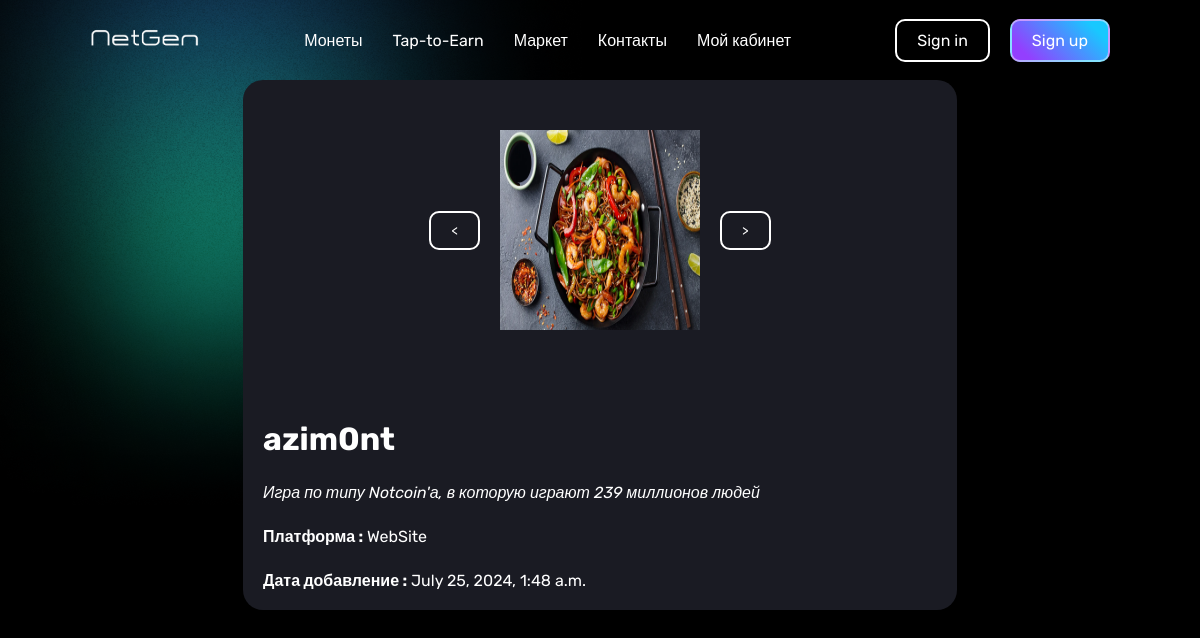
Screenshot of /tap-to-earn/game-details/game-4 with the database file from the repository.
### tap_to_earn/models.py (models this page shows, shortened)
class GameImage(models.Model):
    game = models.ForeignKey('Games', on_delete=models.CASCADE)
    image = models.ImageField(upload_to='games-icon/', default='games-icon/default.jpg')

class Games(models.Model):
    PLATFORM_CHOICES = [
        ('Telegram', 'Telegram'),
        ('WebSite', 'WebSite'),
        ('Mobile app', 'Mobile app')
    ]
    name = models.CharField(max_length=50)
    platform = models.CharField(max_length=10, choices=PLATFORM_CHOICES)
    about = models.CharField(max_length=250)
    link = models.CharField(max_length=250)
    added_date = models.DateTimeField(auto_now_add=True)
    images = models.ManyToManyField(GameImage)
    author_of_post = models.ForeignKey(User, on_delete=models.CASCADE)
    class Meta:
        verbose_name = 'Game'
        verbose_name_plural = 'Games'

### tap_to_earn/views.py (the view)
# urls.py: path('game-details/game-<int:pk>',game_details, name='details-game'),
def game_details(request, pk:int):
    game = Games.objects.get(id=pk)
    context = {'game':game, 'images':GameImage.objects.filter(game=pk)}
    return render(request, 'game_details.html', context)

### tap_to_earn/templates/game_details.html (shortened to what this page needs)
{% extends 'base.html' %}
{% block content %}
  <div class="game-details-wrapper">
    <div class="card">
      <div class="icon-wrapper">
        <div class="icon" >
          <button class="prev bordered-btn"><</button>
          <div class="images">
            {% for img in images %}
              <img src="{{ img.image.url }}" class="{{ forloop.counter }}" width="100px" alt="" />
            {% endfor %}
          </div>
          <button class="next bordered-btn">></button>
        </div>
      </div>
      <div class="about-wrapper">
        <h1>{{ game.name }}</h1>
        <i>{{ game.about }}</i>
        <p>
          <b>Платформа :</b> {{ game.platform }}
        </p>
        <p>
          <b>Дата добавление :</b> {{ game.added_date }}
        </p>
      </div>
    </div>
  </div>
{% endblock %}

### static/scss/navbar/index.css (style rules this page uses)
* { padding: 0; margin: 0; box-sizing: border-box; transition: 0.5s; color: #fff; font-family: "Rubik", sans-serif; font-optical-sizing: auto; }
a, button { text-decoration: none; cursor: pointer; background-color: transparent !important; }

### static/scss/home/index.css (style rules this page uses)
* { padding: 0; margin: 0; box-sizing: border-box; transition: 0.5s; color: #fff; font-family: "Rubik", sans-serif; font-optical-sizing: auto; }
a, button { text-decoration: none; cursor: pointer; background-color: transparent !important; }

### static/scss/tap-to-earn/index.css (style rules this page uses)
* { padding: 0; margin: 0; box-sizing: border-box; transition: 0.5s; color: #fff; font-family: "Rubik", sans-serif; font-optical-sizing: auto; }
a, button { text-decoration: none; cursor: pointer; background-color: transparent !important; }
.game-details-wrapper { display: flex; flex-direction: column; align-items: center; gap: 20px; }
.game-details-wrapper .card { width: 70%; background-color: #1A1B23; display: flex; flex-direction: column; gap: 20px; overflow: hidden; border-radius: 20px; }
.game-details-wrapper .card .icon-wrapper { display: flex; justify-content: center; align-items: center; height: 300px; }
.game-details-wrapper .card .icon-wrapper .icon { overflow: hidden; display: flex; justify-content: center; align-items: center; gap: 20px; }
.game-details-wrapper .card .icon-wrapper .icon img { display: none; width: 200px; height: 200px; }
.game-details-wrapper .card .icon-wrapper .icon img.current { display: block; }
.game-details-wrapper .card .about-wrapper { padding: 20px; display: flex; flex-direction: column; gap: 25px; }

### static/scss/index.css (style rules this page uses)
* { padding: 0; margin: 0; box-sizing: border-box; transition: 0.5s; color: #fff; font-family: "Rubik", sans-serif; font-optical-sizing: auto; }
a, button { text-decoration: none; cursor: pointer; background-color: transparent !important; }
body * .bordered-btn { padding: 10px 20px; border-radius: 10px; border: 2px solid #fff; background-color: rgba(0, 0, 0, 0); }
body { width: 100%; background-color: #000; position: relative; }
body * .bordered-btn { background-color: rgba(0, 0, 0, 0); }

### rows the page displays
GameImage: image (picture)
Games: name "azim0nt", about "Игра по типу Notcoin'а, в которую играют 239 миллионов людей", platform "WebSite", added_date "July 25, 2024, 1:48 a.m."
